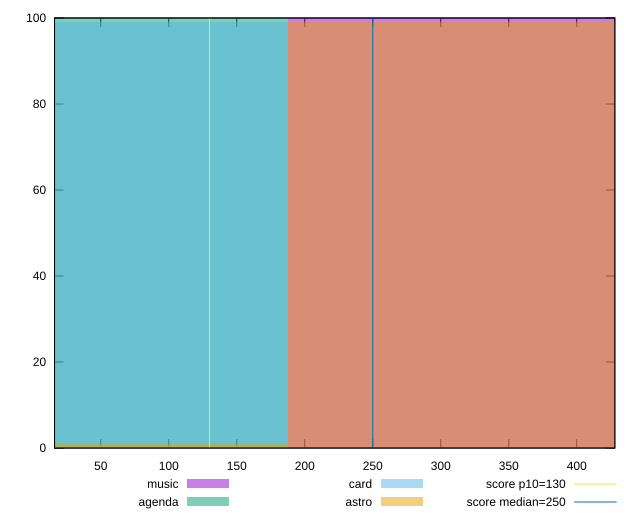

gnuplot code for this plot:
reset

$music <<EOF
375.37127012247157 100
EOF

$agenda <<EOF
0 100
EOF

$card <<EOF
0 99
EOF

$astro <<EOF
375.37127012247157 99
0 1
EOF

set key outside below
set boxwidth 375.37127012247157
set xrange [16:428]
set yrange [0:100]
set trange [0:100]
set style fill transparent solid 0.5 noborder

set parametric
set terminal svg size 640, 520 enhanced background rgb 'white'
set output "reports/report_00030_2021-02-24T20-42-31.540Z/max-potential-fid/comparison/histogram/all_raw.svg"

plot $music title "music" with boxes, \
     $agenda title "agenda" with boxes, \
     $card title "card" with boxes, \
     $astro title "astro" with boxes, \
     130,t title "score p10=130", \
     250,t title "score median=250"

reset
